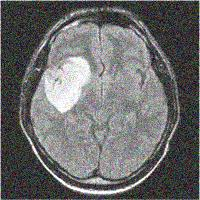
#> input picture images/MRI_images/mri_noisy.jpg, 200 x 200 px
$ python bilateral.py
#> lines starting #> are read from the running program, lines starting #| are printed output that depends on the picture; long printed decimals are rounded; pictures that were not available may be replaced by others from this repository, and a replacement may not be noted
from skimage.restoration import (denoise_tv_chambolle, denoise_bilateral,
                                 denoise_wavelet, estimate_sigma)
from skimage import img_as_float
from skimage import img_as_float, io, transform
from skimage.metrics import peak_signal_noise_ratio
from matplotlib import pyplot as plt
from scipy import ndimage as nd


noisy_img = img_as_float(io.imread("images/MRI_images/mri_noisy.jpg", as_gray=True))
#> noisy_img: shape (200, 200) float64; min 0.00113, max 1, mean 0.417
ref_img = img_as_float(io.imread("images/MRI_images/mri_clean.jpg", as_gray=True))
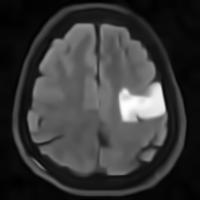
#> input picture images/MRI_images/BM3D_allstages_denoised.jpg, 200 x 200 px, given in place of mri_clean.jpg, which was not available
#> ref_img is the input picture: shape (200, 200) float64; min 0, max 1, mean 0.22

desired_size = (200, 200)

noisy_img = transform.resize(noisy_img, desired_size, mode='reflect', anti_aliasing=True)
ref_img = transform.resize(ref_img, desired_size, mode='reflect', anti_aliasing=True)

######################## Bilateral ##############################
sigma_est = estimate_sigma(noisy_img, average_sigmas=True)
#> sigma_est = 0.0694

denoise_bilateral = denoise_bilateral(noisy_img, sigma_spatial=15)
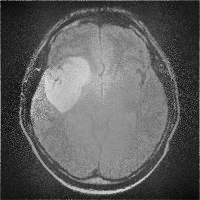
#> denoise_bilateral: shape (200, 200) float64; min 0.0244, max 0.861, mean 0.373

plt.imsave("images/MRI_images/bilateral_smoothed.jpg", denoise_bilateral, cmap='gray')
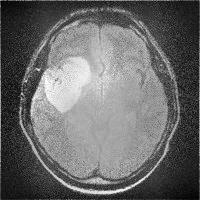
#> saved as bilateral_smoothed.jpg: shape (200, 200, 3); min 0, max 255, mean 105.9

noise_psnr = peak_signal_noise_ratio(ref_img, noisy_img)
#> noise_psnr = 11.17
bilateral_cleaned_psnr = peak_signal_noise_ratio(ref_img, denoise_bilateral)
#> bilateral_cleaned_psnr = 13.23

print("Bilateral Denoising:")
print("PSNR of input noisy image = ", noise_psnr)
#| PSNR of input noisy image =  11.172
print("PSNR of cleaned image = ", bilateral_cleaned_psnr)
#| PSNR of cleaned image =  13.234

from skimage.metrics import structural_similarity as ssim

noise_ssim, _ = ssim(ref_img, noisy_img, full=True, win_size=3, data_range=1.0)
#> noise_ssim = 0.0883
cleaned_ssim, _ = ssim(ref_img, denoise_bilateral, full=True, win_size=3, data_range=1.0)
#> cleaned_ssim = 0.251

print("SSIM of input noisy image = ", noise_ssim)
#| SSIM of input noisy image =  0.08835
print("SSIM of cleaned image = ", cleaned_ssim)
#| SSIM of cleaned image =  0.2512
